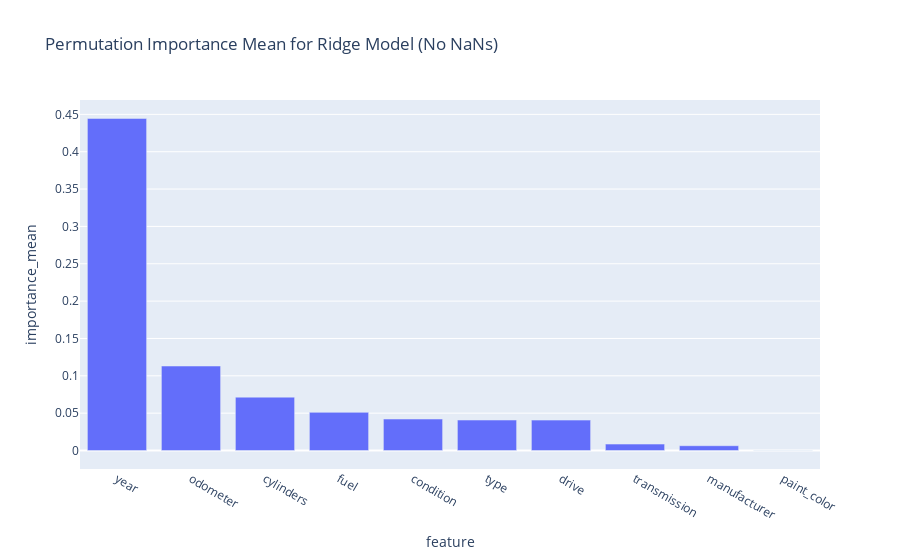

The code cell stored with this chart in its notebook:
### Code cell
px.bar(df2_ridge_no_nans, x='feature', y='importance_mean', title='Permutation Importance Mean for Ridge Model (No NaNs)')

### Figure 1 — Plotly figure (JSON) as saved in the notebook; plotly's stock layout.template omitted (floating-point values rounded to 4 significant figures)
{"data": [{"alignmentgroup": "True", "hovertemplate": "feature=%{x}<br>importance_mean=%{y}<extra></extra>", "legendgroup": "", "marker": {"color": "#636efa", "pattern": {"shape": ""}}, "name": "", "offsetgroup": "", "orientation": "v", "showlegend": false, "textposition": "auto", "type": "bar", "x": ["year", "odometer", "cylinders", "fuel", "condition", "type", "drive", "transmission", "manufacturer", "paint_color"], "xaxis": "x", "y": [0.4445, 0.1131, 0.07145, 0.0511, 0.04211, 0.04079, 0.0407, 0.008609, 0.006427, -3.809e-05], "yaxis": "y"}], "layout": {"barmode": "relative", "legend": {"tracegroupgap": 0}, "title": {"text": "Permutation Importance Mean for Ridge Model (No NaNs)"}, "xaxis": {"anchor": "y", "domain": [0, 1], "title": {"text": "feature"}}, "yaxis": {"anchor": "x", "domain": [0, 1], "title": {"text": "importance_mean"}}}}
